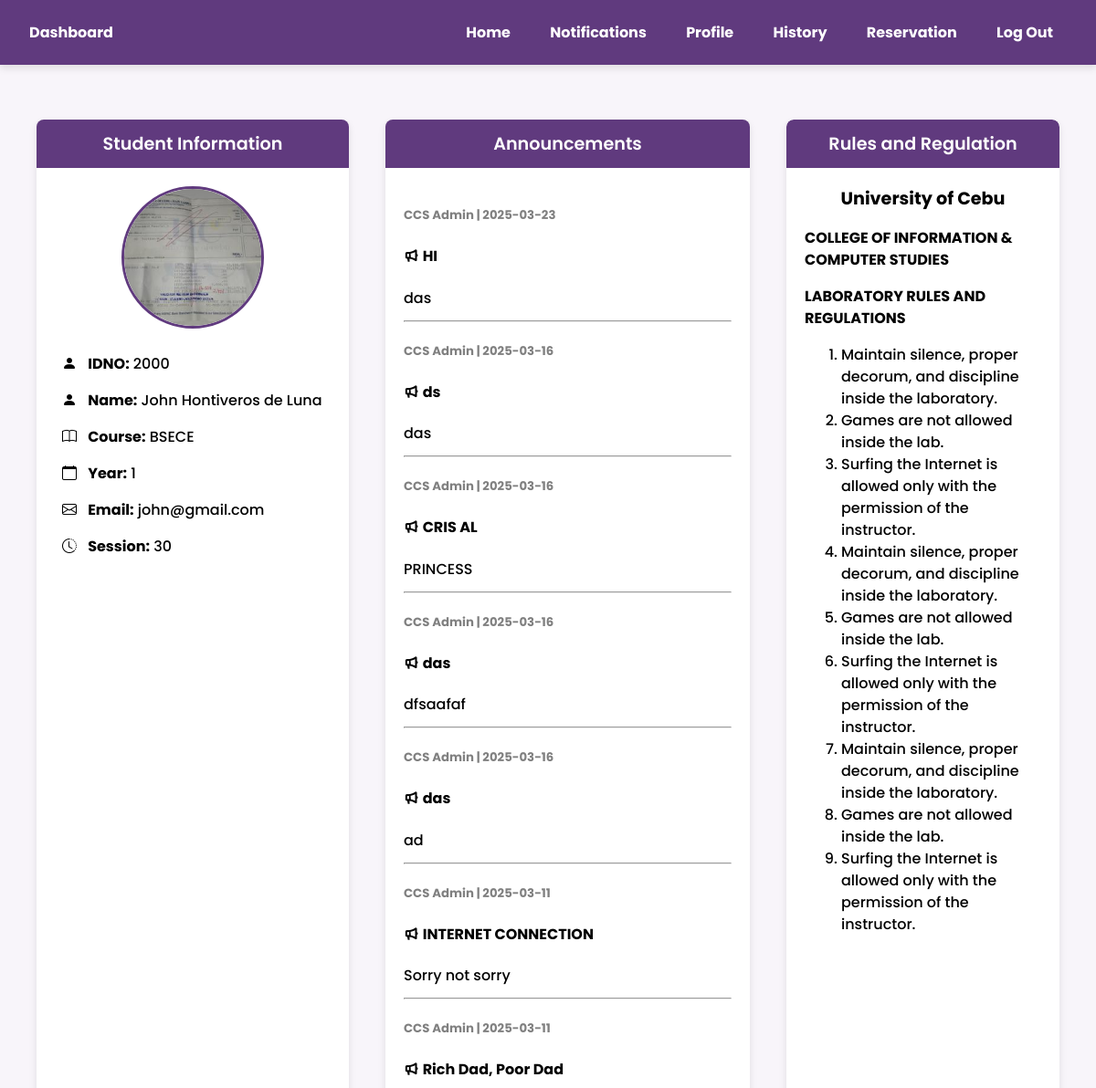
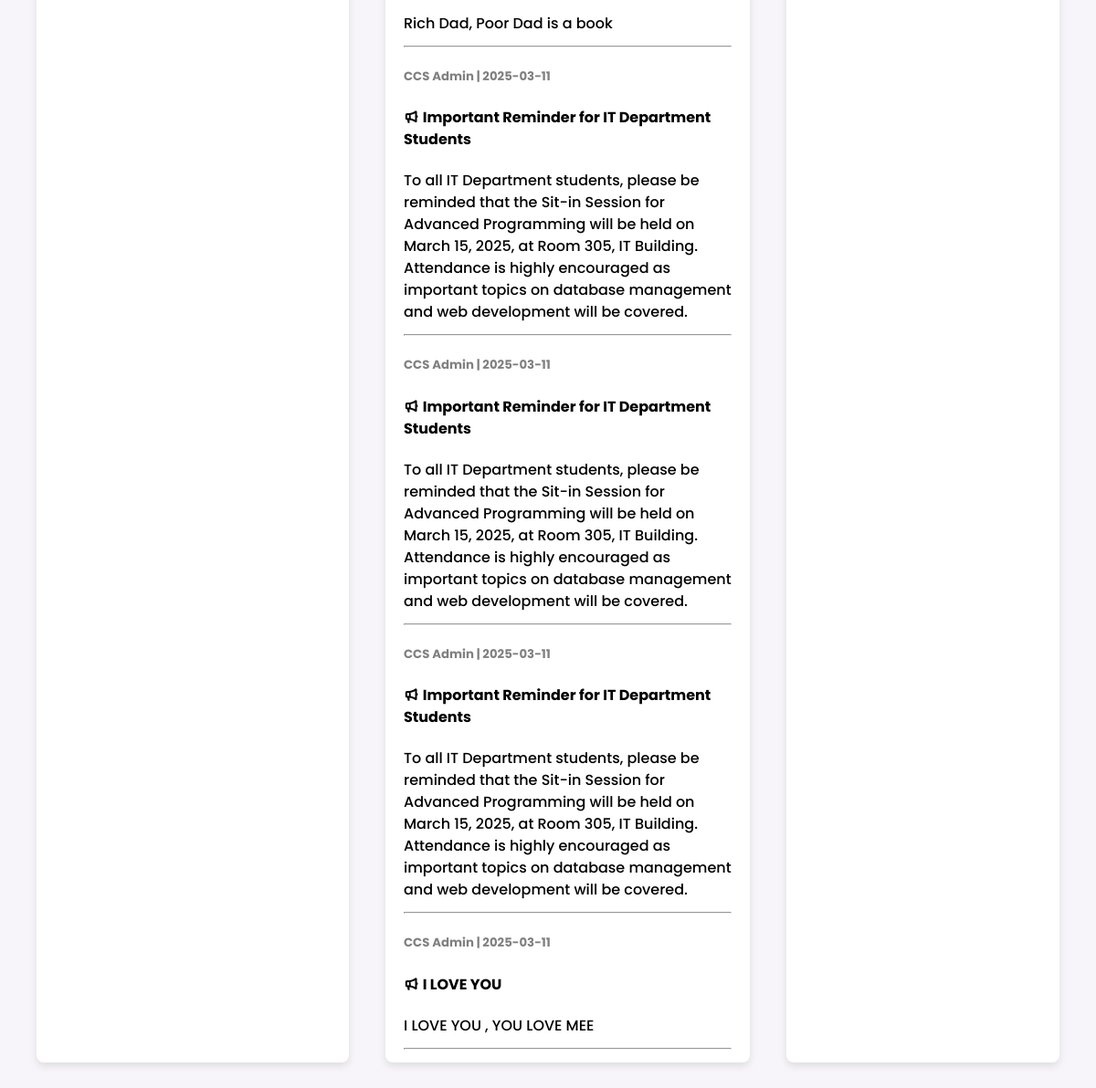
Screenshot of /student_dashboard (signed in) with the database file from the repository (2 pictures, top to bottom).
### tables this page shows
CREATE TABLE users (
    id INTEGER PRIMARY KEY AUTOINCREMENT,
    idno INTEGER NOT NULL,
    lastname VARCHAR(50) NOT NULL,
    firstname VARCHAR(50) NOT NULL,
    middlename VARCHAR(50),
    course VARCHAR(100) NOT NULL,
    year_level INTEGER NOT NULL,
    email_address VARCHAR(50) NOT NULL,
    username VARCHAR(50) NOT NULL,
    password VARCHAR(50) NOT NULL,
    profile_picture VARCHAR(255)
, is_admin BOOLEAN DEFAULT 0, registration_date TEXT, sessions INT DEFAULT 30);

CREATE TABLE announcements (
    id INTEGER PRIMARY KEY AUTOINCREMENT,
    title TEXT NOT NULL,
    content TEXT NOT NULL,
    date_posted DATETIME);

### app.py (the view)
@app.route("/student_dashboard")
def student_dashboard():
    if "user" not in session:
        flash("Please log in first.", "warning")
        return redirect("/login")
    student = dbhelper.get_student_by_username(session["user"])
    if not student:
        flash("User not found!", "danger")
        return redirect("/login")
    session_count = dbhelper.get_student_session_count(student["idno"])
    announcements = dbhelper.get_announcements()
    return render_template(
        "student_dashboard.html",
        student=student,
        announcements=announcements,
        session_count=session_count
    )

### app.py (called while the page is built)
@app.after_request
def disable_cache(response):
    response.headers['Cache-Control'] = 'no-store, no-cache, must-revalidate, post-check=0, pre-check=0'
    response.headers['Pragma'] = 'no-cache'
    response.headers['Expires'] = '0'
    return response

### dbhelper.py (called while the page is built)
def getprocess(sql: str, params: tuple = ()) -> list:
    db = connect(database)
    cursor: object = db.cursor()
    cursor.row_factory = Row
    cursor.execute(sql, params)
    data: list = cursor.fetchall()
    db.close()
    return [dict(row) for row in data]

def get_student_by_username(username: str) -> dict:
    sql = """SELECT idno, lastname, firstname, middlename, course, year_level,
                    email_address, username, password, profile_picture, sessions
             FROM users WHERE username = ?"""
    student_list = getprocess(sql, (username,))
    if student_list:
        student = student_list[0]
        student["profile_picture"] = student.get("profile_picture") or "profile_picture.png"
        return student
    return None

def get_announcements() -> list:
    sql = "SELECT id, title, content, date_posted FROM announcements ORDER BY date_posted DESC, id DESC"
    announcements = getprocess(sql)
    print(f"Fetched announcements: {announcements}")
    return announcements

def get_student_session_count(idno: int) -> int:
    sql = "SELECT remaining_sessions FROM reservations WHERE idno = ? ORDER BY date DESC LIMIT 1"
    result = getprocess(sql, (idno,))
    if result:
        return result[0].get("remaining_sessions", 30)  # Default to 30 if no sessions found
    return 30  # Default value if no reservations exist

### templates/student_dashboard.html (shortened to what this page needs)
<!DOCTYPE html>
<html lang="en">
<head>
    <link rel="stylesheet" href="https://cdn.jsdelivr.net/npm/bootstrap-icons/font/bootstrap-icons.css">
    <link rel="stylesheet" href="https://cdn.jsdelivr.net/npm/remixicon/fonts/remixicon.css">
</head>
<body>
    <nav class="navbar">
        <a class="nav-link" href="{{ url_for('student_dashboard')}}">Dashboard</a>
        <div class="nav-items">
            <a class="nav-link" href="{{ url_for('student_dashboard')}}">Home</a>
            <a class="nav-link" href="#">Notifications</a>
            <a class="nav-link" href="{{ url_for('edit_profile') }}">Profile</a>
            <a class="nav-link" href="{{ url_for('student_history')}}">History</a>
            <a class="nav-link" href="{{ url_for('student_reservation')}}">Reservation</a>
            <a class="nav-link" href="{{ url_for('logout') }}">Log Out</a>
        </div>
    </nav>
    <div class="container dashboard-container">
        <div class="card student-info">
            <div class="card-header">
                 Student Information
            </div>
            <div class="card-body text-start p-4" style="text-align: center;">
                <div class="profile-pic-container">
                    <img id="profile-pic" class="profile-pic"
                         src="{{ url_for('static', filename='uploads/' + (student.profile_picture if student.profile_picture else 'def.png')) }}"
                         alt="Profile Picture">
                </div>
                <div class="student-details">
                    <p><i class="bi bi-person-fill" style="padding: 8px;"></i>  <strong>IDNO:</strong> {{ student.idno }}</p>
                    <p><i class="bi bi-person-fill" style="padding: 8px;"></i>  <strong>Name:</strong> {{ student.firstname }} {{ student.middlename }} {{ student.lastname }}</p>
                    <p><i class="bi bi-book" style="padding: 8px;"></i> <strong>Course:</strong> {{ student.course }}</p>
                    <p><i class="bi bi-calendar" style="padding: 8px;"></i> <strong>Year:</strong> {{ student.year_level }}</p>
                    <p><i class="bi bi-envelope" style="padding: 8px;"></i> <strong>Email:</strong> {{ student.email_address }}</p>
                    <p><i class="bi bi-clock-history" style="padding: 8px;"></i> <strong>Session:</strong> {{ session_count }}</p>
                </div>
            </div>
        </div>
        <div class="card announcements" style="height: 70vh;">
            <div class="card-header">Announcements</div>
            <div class="card-body">
                {% if announcements %}
                    {% for ann in announcements %}
                        <h5 style="color: gray;">CCS Admin | {{ ann.date_posted[:10] }}</h5>
                        <h4><i class="ri-megaphone-line" style="font-size: 16px;"> </i>{{ ann.title }}</h4>
                        <p>{{ ann.content }}</p>
                        <hr>
                    {% endfor %}
                {% else %}
                    <p>No announcements available.</p>
                {% endif %}
            </div>
        </div>
        <div class="card rules-card" >
            <div class="card-header">Rules and Regulation</div>
            <div class="card-body" style="overflow-y: scroll;">
                <h5 style="text-align: center; margin: 0; font-size: 1.2em;">University of Cebu</h5>
                <p><strong>COLLEGE OF INFORMATION & COMPUTER STUDIES</strong></p>
                <p><strong>LABORATORY RULES AND REGULATIONS</strong></p>
                <ol>
                    <li>Maintain silence, proper decorum, and discipline inside the laboratory.</li>
                    <li>Games are not allowed inside the lab.</li>
                    <li>Surfing the Internet is allowed only with the permission of the instructor.</li>
                    <li>Maintain silence, proper decorum, and discipline inside the laboratory.</li>
                    <li>Games are not allowed inside the lab.</li>
                    <li>Surfing the Internet is allowed only with the permission of the instructor.</li>
                    <li>Maintain silence, proper decorum, and discipline inside the laboratory.</li>
                    <li>Games are not allowed inside the lab.</li>
                    <li>Surfing the Internet is allowed only with the permission of the instructor.</li>
                </ol>
            </div>
        </div>
    </div>
</body>
</html>

### templates/student_dashboard.html (style rules this page uses)
:root { --primary-color: #603A7E; --secondary-color: #A08BB3; --background-color: #F8F5FA; --text-color: #2E1F33; --accent-color: #FFD700; --complementary-color: #3A7E60; --border-color: #D6C9E1; }
body { font-family: 'Poppins', Arial, sans-serif; background-color: var(--background-color); color: var(--text-color); margin: 0; padding: 0; }
.navbar { background-color: var(--primary-color) !important; padding: 15px 20px; display: flex; justify-content: space-between; align-items: center; box-shadow: 0 4px 8px rgba(0, 0, 0, 0.1); }
.navbar .nav-link { color: white !important; font-weight: bold; margin-right: 15px; text-decoration: none; font-size: 1rem; padding: 8px 12px; border-radius: 5px; transition: background 0.3s ease-in-out; }
.dashboard-container { display: flex; gap: 20px; margin: 20px 30px; padding-top: 20px; }
.card { background-color: white; color: black; border: none; box-shadow: 0 4px 8px rgba(0, 0, 0, 0.1); width: 100%; margin: 20px 10px; display: flex; flex-direction: column; height: 100%; border-radius: 8px; }
.card-header { background-color: var(--primary-color); color: white; font-weight: 600; text-align: center; padding: 12px; font-size: 1.2rem; border-top-left-radius: 8px; border-top-right-radius: 8px; }
.card-body { padding: 20px; font-size: 1rem; font-weight: 500; line-height: 1.5; }
.card-body p { margin-bottom: 12px; text-align: left; font-size: 1rem; font-weight: 500; }
.profile-pic-container { text-align: center; margin-bottom: 20px; }
.profile-pic { width: 150px; height: 150px; border-radius: 50%; object-fit: cover; border: 3px solid var(--primary-color); }
.student-info { flex: 1 1 30%; max-width: 30%; height: 70vh; }
.announcements { flex: 1 1 auto; max-width: 35%; }
.rules-card { flex: 1 1 20%; max-width: 35%; height: 70vh; overflow-y: auto; }
.rules-card .card-body { overflow-y: scroll; scrollbar-width: none; -ms-overflow-style: none; }
.announcements .card-body { overflow-y: auto; scrollbar-width: none; }

### rows the page displays
users: profile_picture (picture), idno "2000", firstname "John", middlename "Hontiveros", lastname "de Luna", course "BSECE", year_level "1", email_address "john@gmail.com"
announcements: date_posted "2025-03-23", title "HI", content "das"
announcements: date_posted "2025-03-16", title "ds", content "das"
announcements: date_posted "2025-03-16", title "CRIS AL", content "PRINCESS"
announcements: date_posted "2025-03-16", title "das", content "dfsaafaf"
announcements: date_posted "2025-03-16", title "das", content "ad"
announcements: date_posted "2025-03-11", title "INTERNET CONNECTION", content "Sorry not sorry"
announcements: date_posted "2025-03-11", title "Rich Dad, Poor Dad", content "Rich Dad, Poor Dad is a book"
announcements: date_posted "2025-03-11", title "Important Reminder for IT Department Students", content "To all IT Department students, please be reminded that the Sit-in Session for Advanced Programming will be held on March 15, 2025, at Room 305, IT Building. Attendance is highly encouraged as important topics on database management and web development will be covered."
announcements: date_posted "2025-03-11", title "Important Reminder for IT Department Students", content "To all IT Department students, please be reminded that the Sit-in Session for Advanced Programming will be held on March 15, 2025, at Room 305, IT Building. Attendance is highly encouraged as important topics on database management and web development will be covered."
announcements: date_posted "2025-03-11", title "Important Reminder for IT Department Students", content "To all IT Department students, please be reminded that the Sit-in Session for Advanced Programming will be held on March 15, 2025, at Room 305, IT Building. Attendance is highly encouraged as important topics on database management and web development will be covered."
announcements: date_posted "2025-03-11", title "I LOVE YOU", content "I LOVE YOU , YOU LOVE MEE"

### other values shown
{{ session_count }} "30"
